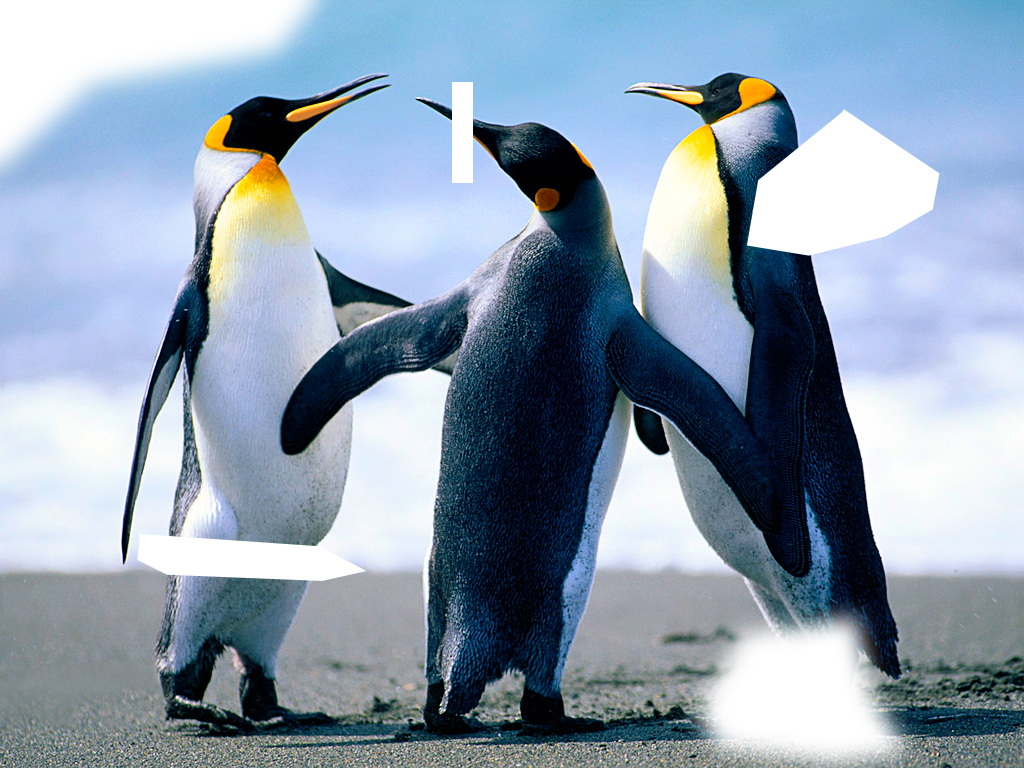
%> input picture img1.jpg, 1024 x 768 px
$ octave --eval "result = Enhance(imread('img1.jpg'));"   (GNU Octave 9; MATLAB toolbox functions it lacks are replaced by stand-ins)
%> lines starting %> are read from the running program, lines starting %| are printed output that depends on the picture
function y = Enhance(x)

    R = x(:,:,1);
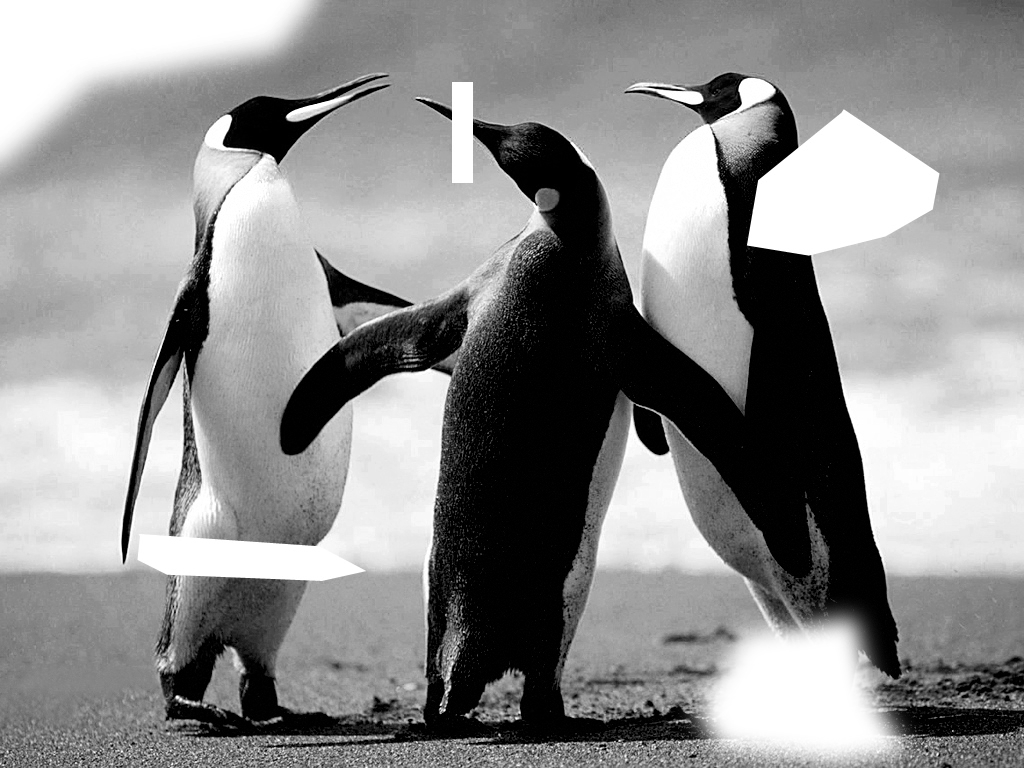
%> R: size 768x1024 uint8; min 0, max 255, mean 141.3
    G = x(:,:,2);
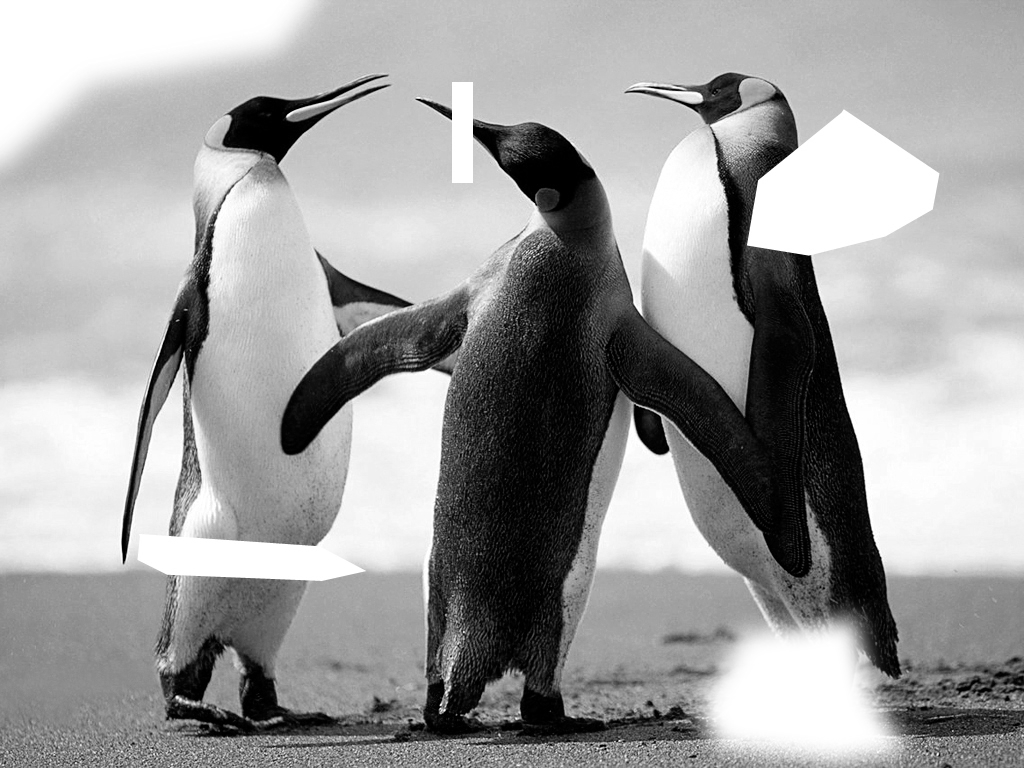
%> G: size 768x1024 uint8; min 0, max 255, mean 158.4
    B = x(:,:,3);
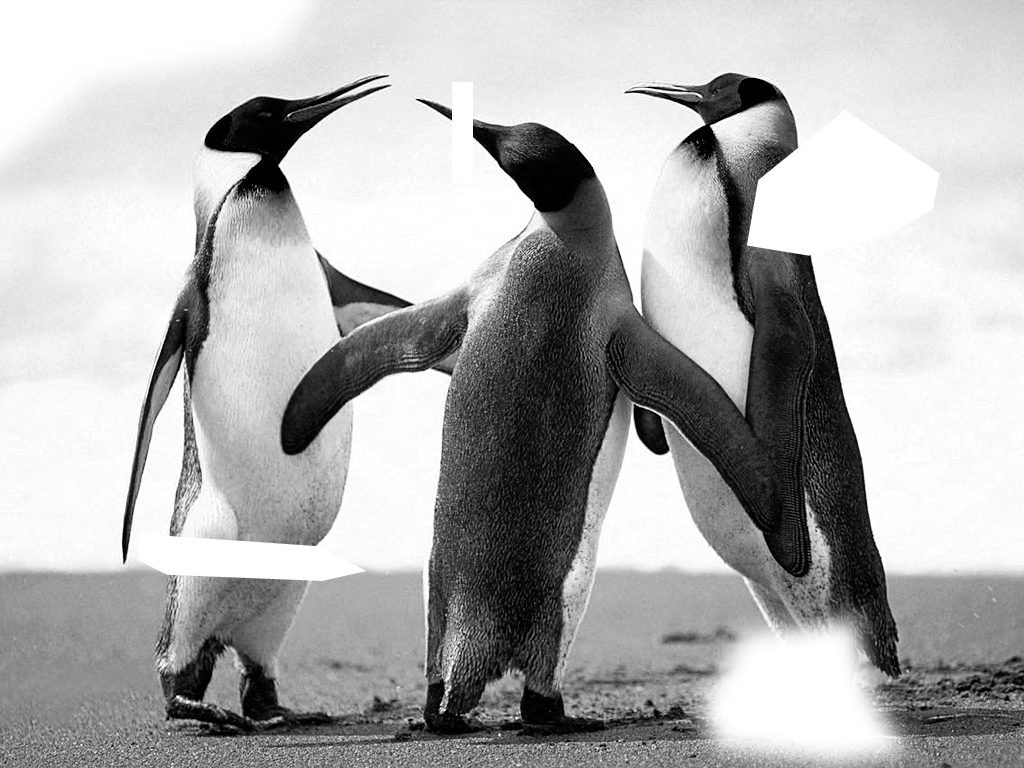
%> B: size 768x1024 uint8; min 0, max 255, mean 175.9
    R = imsharpen(R);
    G = imsharpen(G);
    B = imsharpen(B);
    R = imadjust(R);
    G = imadjust(G);
    B = imadjust(B);
    R = medfilt2(R);
    G = medfilt2(G);
    B = medfilt2(B);
    y(:,:,1)=R(:,:,1);
    y(:,:,2)=G(:,:,1);
    y(:,:,3)=B(:,:,1);

end

$ run again, on img2.jpg
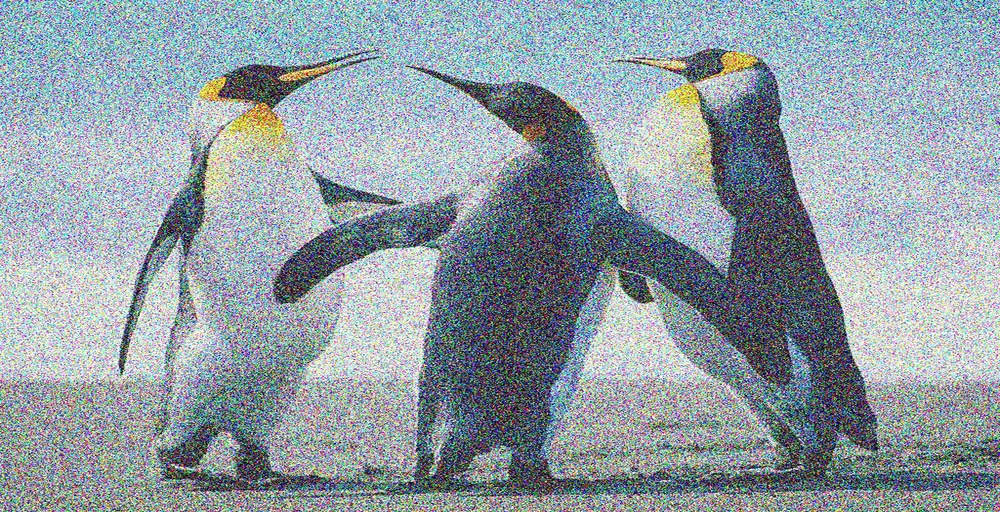
%> input picture img2.jpg, 1000 x 512 px, shrunk from 1500 x 768 before the run
%> in Enhance, `B = medfilt2(B);`:
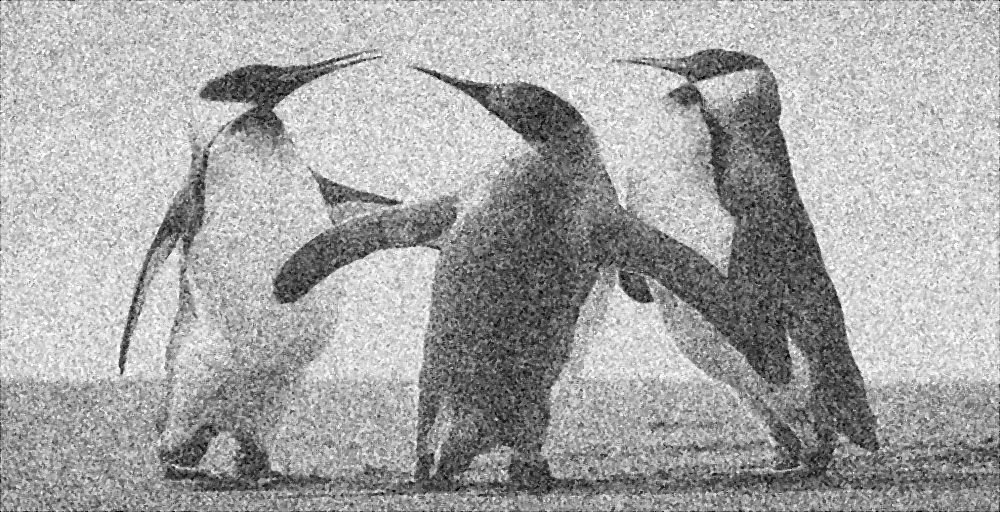
%> B: size 512x1000 uint8; min 0, max 255, mean 166.1
%> in Enhance, `y(:,:,3)=B(:,:,1);`:
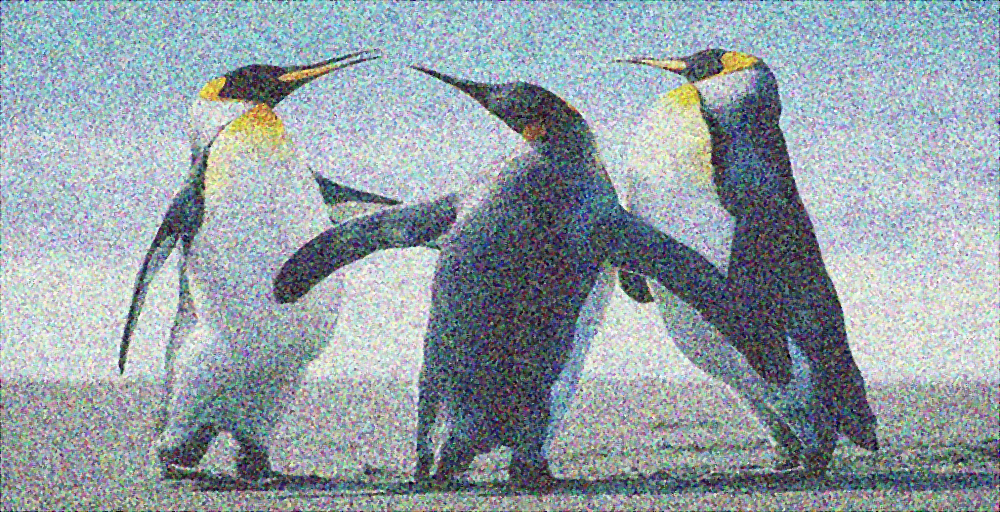
%> y: size 512x1000x3 uint8; mean R, G, B 146.5, 159.1, 166.1
